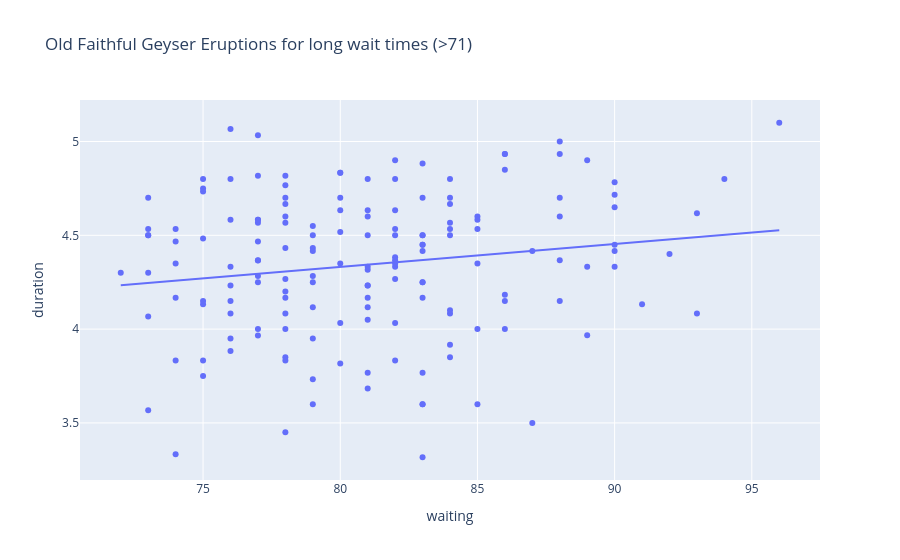

The notebook cell saved with this chart:
### Markdown cell above
Our null hypothesis will be $H_0: \beta_1 = 0$, and our chosen signifiance level will be $\alpha = 0.05$. From the summary table shown, the p-value of the slope coefficient $\beta_1$ is equal to 0.238. Which is significantly higher than our chosen $\alpha = 0.05$. Therefore we are unable to reject the null hypothesis due to our very weak evidence. To conclude, there is no linear association between the wait time and the duration of the eruption. 

### Question 10

### Code cell
import plotly.express as px

long_wait_limit = 71
long_wait = old_faithful.waiting > long_wait_limit

print(smf.ols('duration ~ waiting', data=old_faithful[long_wait]).fit().summary().tables[1])

# Create a scatter plot with a linear regression trendline
fig = px.scatter(old_faithful[long_wait], x='waiting', y='duration', 
                 title="Old Faithful Geyser Eruptions for long wait times (>"+str(long_wait_limit)+")", 
                 trendline='ols')
fig.show() # USE `fig.show(renderer="png")` FOR ALL GitHub and MarkUs SUBMISSIONS

### Figure 1 — Plotly figure (JSON) as saved in the notebook; plotly's stock layout.template omitted (floating-point values rounded to 4 significant figures; data arrays with more than 128 entries replaced by an {"elided": "..."} marker saying what was removed)
{"data": [{"hovertemplate": "waiting=%{x}<br>duration=%{y}<extra></extra>", "legendgroup": "", "marker": {"color": "#636efa", "symbol": "circle"}, "mode": "markers", "name": "", "orientation": "v", "showlegend": false, "type": "scatter", "x": {"elided": "160 int values"}, "xaxis": "x", "y": {"elided": "160 float values"}, "yaxis": "y"}, {"hovertemplate": "<b>OLS trendline</b><br>duration = 0.012244 * waiting + 3.35195<br>R<sup>2</sup>=0.026925<br><br>waiting=%{x}<br>duration=%{y} <b>(trend)</b><extra></extra>", "legendgroup": "", "marker": {"color": "#636efa", "symbol": "circle"}, "mode": "lines", "name": "", "showlegend": false, "type": "scatter", "x": {"elided": "160 int values"}, "xaxis": "x", "y": {"elided": "160 float values"}, "yaxis": "y"}], "layout": {"legend": {"tracegroupgap": 0}, "title": {"text": "Old Faithful Geyser Eruptions for long wait times (>71)"}, "xaxis": {"anchor": "y", "domain": [0, 1], "title": {"text": "waiting"}}, "yaxis": {"anchor": "x", "domain": [0, 1], "title": {"text": "duration"}}}}
